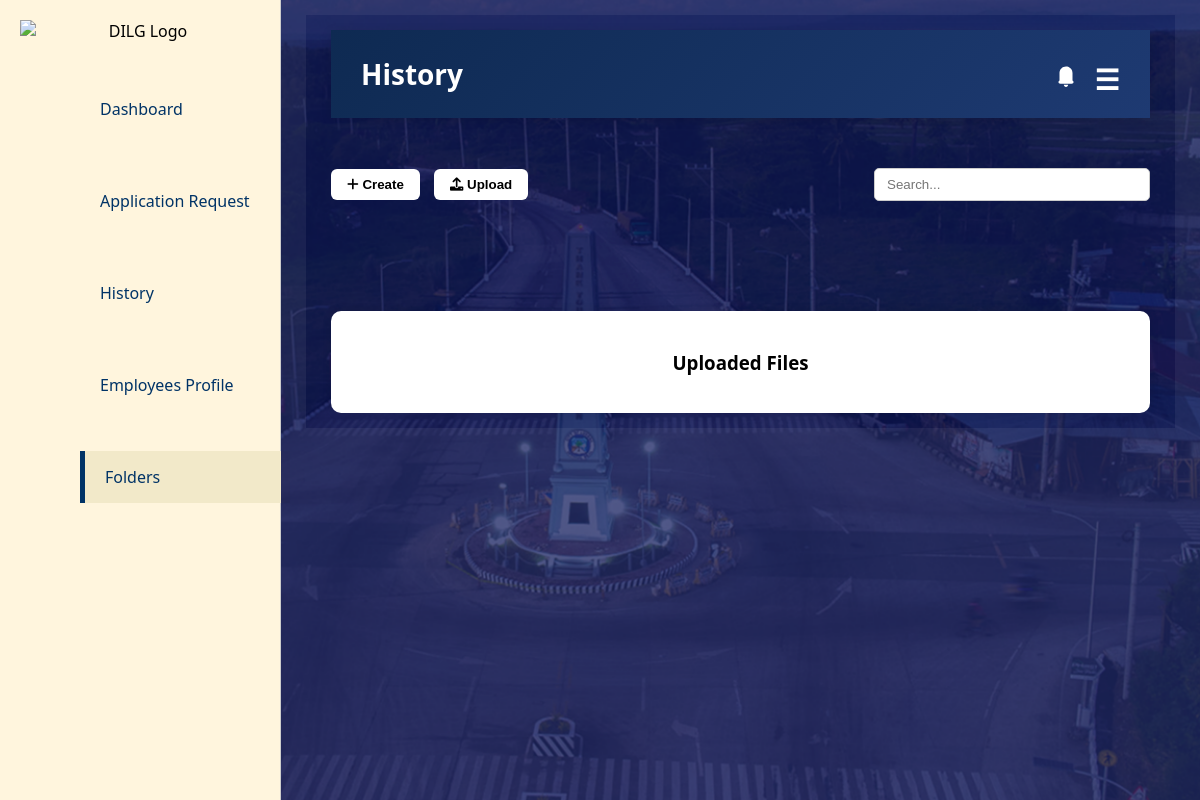
/folders/, run on an earlier commit of the app's database.
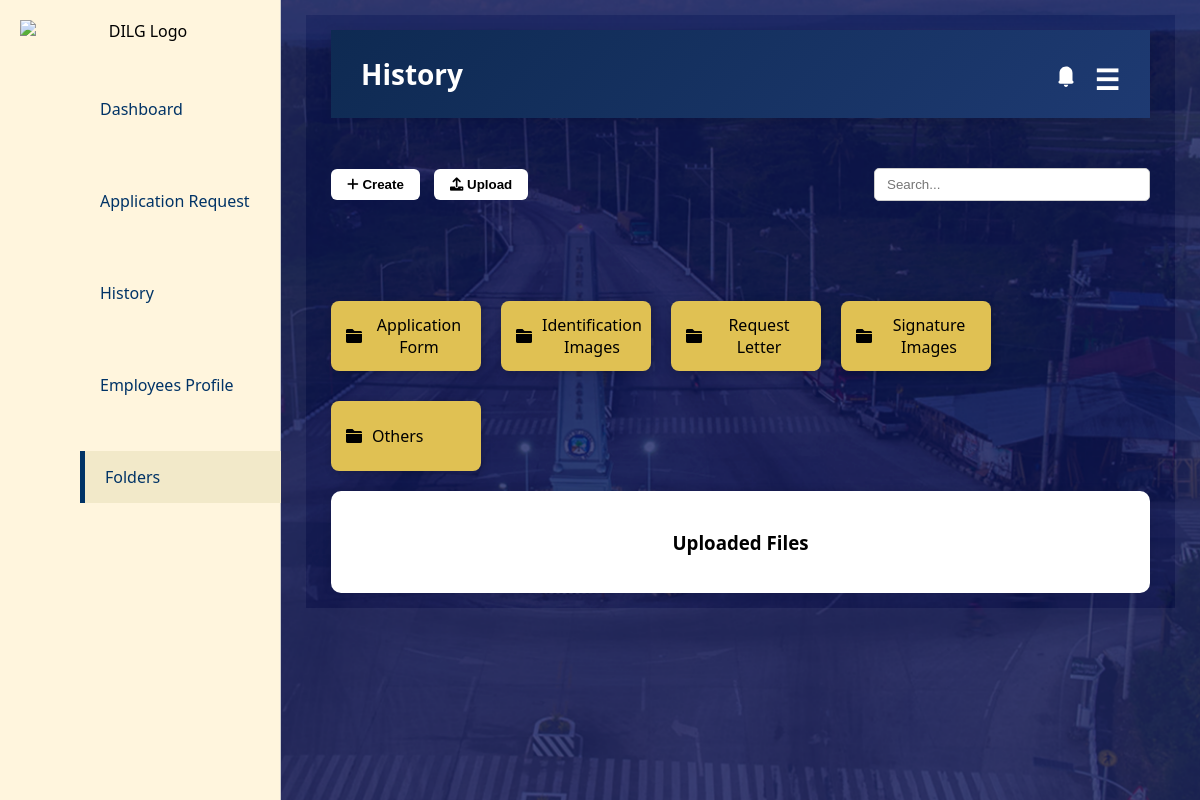
And on a later commit of the database.
### landing/models.py (models this page shows, shortened)
class Folder(models.Model):
    name = models.CharField(max_length=255, unique=True)

### landing/views.py (the view, shortened to what this page needs)
# urls.py: path('folders/', views.fold, name='fold'),
def fold(request):
    uploaded_file_url = None
    if request.method == 'POST' and 'new_folder' in request.POST:
        folder_name = request.POST.get('new_folder')
        if folder_name:
            Folder.objects.get_or_create(name=folder_name.strip())
    folders = Folder.objects.all()
    files = File.objects.all()
    return render(request, 'landing/fold.html', {
        'folders': folders,
        'files': files,
        'uploaded_file_url': uploaded_file_url
    })

### landing/templates/landing/fold.html (shortened to what this page needs)
{% load static %}
<!DOCTYPE html>
<html lang="en">
<head>
  <link rel="stylesheet" href="https://cdnjs.cloudflare.com/ajax/libs/font-awesome/6.4.0/css/all.min.css">
  <link rel="stylesheet" href="{% static 'css/style.css' %}">
  <link href="https://cdnjs.cloudflare.com/ajax/libs/font-awesome/6.0.0-beta3/css/all.min.css" rel="stylesheet">
</head>
<body>
  <div class="sidebar">
    <img src="{% static 'images/DILG-Logo.png' %}" alt="DILG Logo" class="sidebar-logo" />
   <ul>
    <li>
        <a href="{% url 'landing:dashboard' %}"
           class="{% if request.resolver_match.url_name == 'dashboard' %}active{% endif %}">
            Dashboard
        </a>
    </li>
    <li>
        <a href="{% url 'landing:application_request' %}"
           class="{% if request.resolver_match.url_name == 'application_request' %}active{% endif %}">
            Application Request
        </a>
    </li>
    <li>
        <a href="{% url 'landing:history' %}"
           class="{% if request.resolver_match.url_name == 'history' %}active{% endif %}">
            History
        </a>
    </li>
    <li>
        <a href="{% url 'landing:employees_profile' %}"
           class="{% if request.resolver_match.url_name == 'employees_profile' %}active{% endif %}">
            Employees Profile
        </a>
    </li>
    <li>
        <a href="{% url 'landing:fold' %}"
           class="{% if request.resolver_match.url_name == 'fold' %}active{% endif %}">
            Folders
        </a>
    </li>
</ul>
  </div>
  <div class="main-content">
    <div class="main-content">
    <div class="header">
      <span>History</span>
      <div class="header-actions">
        <div class="notification-icon">
        <svg xmlns="http://www.w3.org/2000/svg" width="26" height="26" fill="white" viewBox="0 0 24 24">
          <path d="M12 24c1.104 0 2-.897 2-2h-4c0 1.103.896 2 2 2zm6.707-5.293L18 18V11c0-3.309-2.691-6-6-6S6 7.691 6 11v7l-.707.707C4.521 19.479 5.262 21 6.828 21h10.344c1.566 0 2.307-1.521 1.535-2.293z"/>
        </svg>
        </div>
          <div class="menu-icon">
          <a href="{% url 'landing:landing_page' %}">☰</a>
        </div>
      </div>
    </div>
    <div class="top-bar">
      <div class="top-left-buttons">
        <button onclick="toggleCreateFolderForm()"><i class="fas fa-plus"></i> Create</button>
        <button onclick="document.getElementById('fileInput').click();"><i class="fas fa-upload"></i> Upload</button>
      </div>
      <input class="search-box" type="text" placeholder="Search...">
    </div>
    <div class="folders-grid">
      {% for folder in folders %}
        <a href="{% url 'landing:folder_detail' folder.name %}">
          <div class="folder">
            <i class="fa fa-folder"></i> {{ folder.name }}
          </div>
        </a>
      {% endfor %}
    </div>
    <div class="file-list p-4">
      <h3 class="text-center font-semibold text-lg mb-4">Uploaded Files</h3>
    </div>
  </div>
</body>
</html>

What changed in the data, as far as the page shows it:
added Folder: name "Application Form"
added Folder: name "Identification Images"
added Folder: name "Request Letter"
added Folder: name "Signature Images"
added Folder: name "Others"
